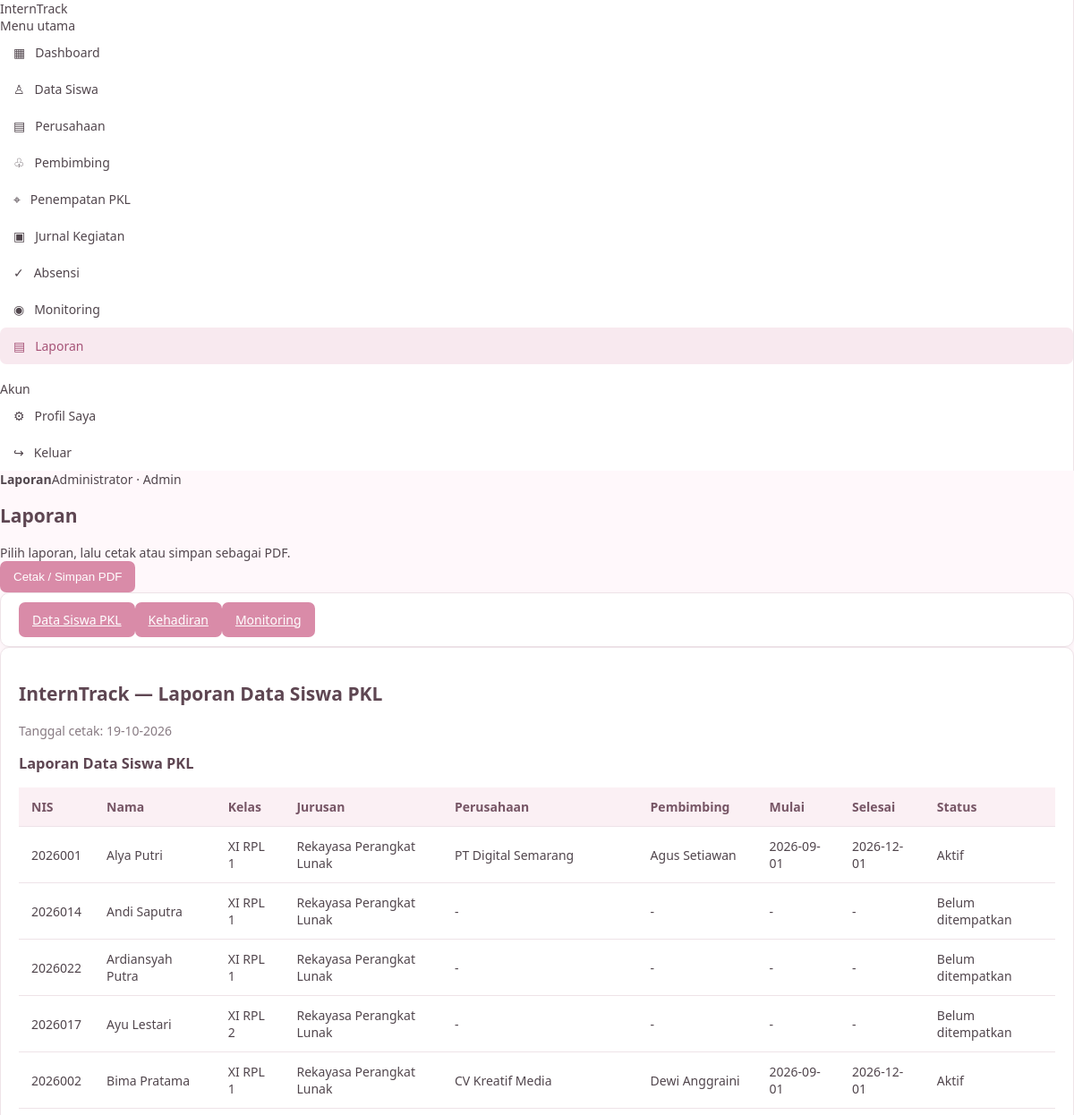
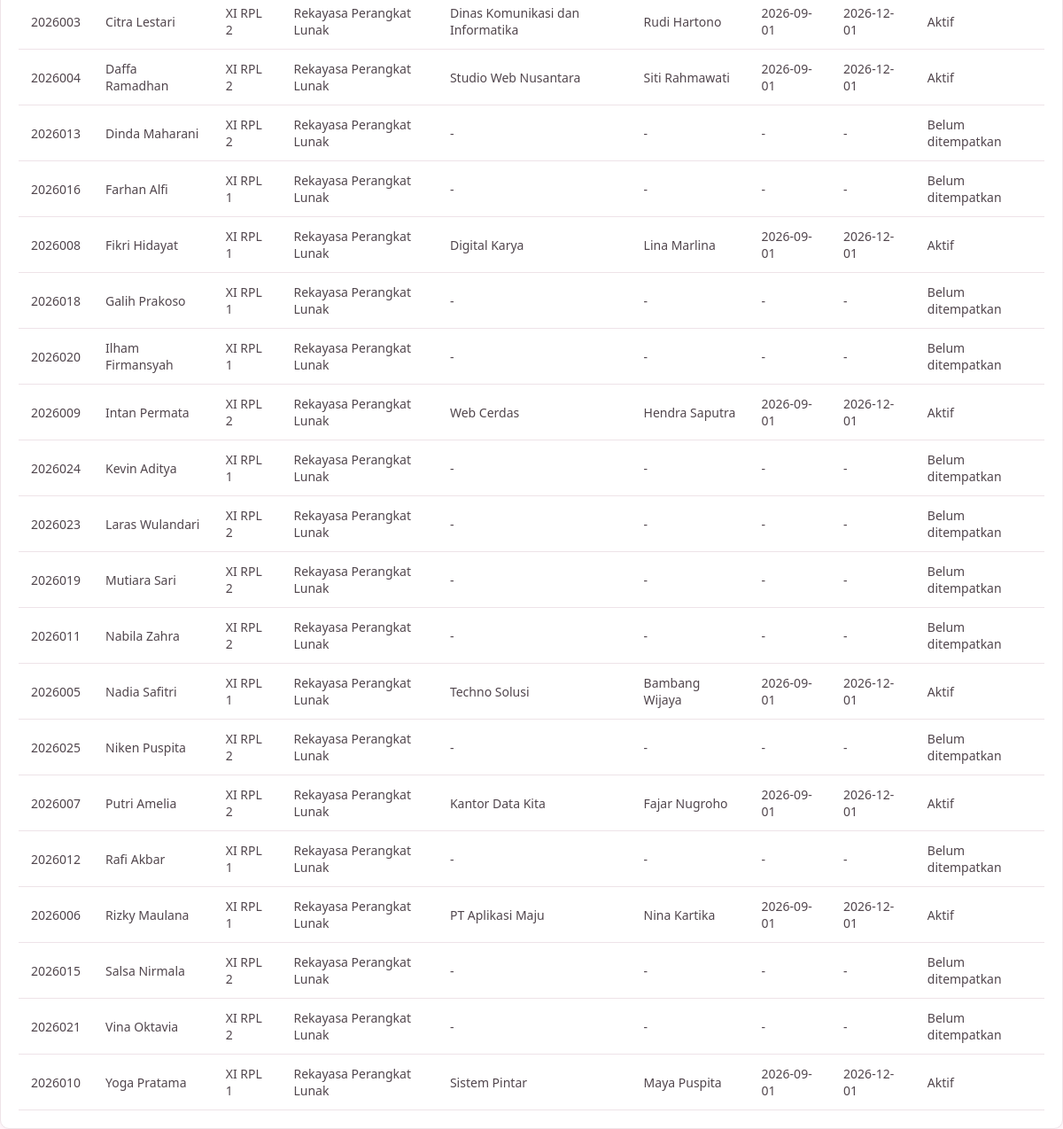
Screenshot of /laporan/index.php (signed in) with the database file from the repository (2 pictures, top to bottom).
### tables this page shows
CREATE TABLE penempatan (
 id INT AUTO_INCREMENT PRIMARY KEY,
 siswa_id INT NOT NULL,
 perusahaan_id INT NOT NULL,
 pembimbing_id INT NOT NULL,
 tanggal_mulai DATE NOT NULL,
 tanggal_selesai DATE NOT NULL,
 status ENUM('Belum Mulai','Aktif','Selesai') NOT NULL DEFAULT 'Belum Mulai',
 created_at TIMESTAMP DEFAULT CURRENT_TIMESTAMP,
 CONSTRAINT fk_penempatan_siswa FOREIGN KEY (siswa_id) REFERENCES siswa(id) ON DELETE CASCADE,
 CONSTRAINT fk_penempatan_perusahaan FOREIGN KEY (perusahaan_id) REFERENCES perusahaan(id) ON DELETE RESTRICT,
 CONSTRAINT fk_penempatan_pembimbing FOREIGN KEY (pembimbing_id) REFERENCES pembimbing(id) ON DELETE RESTRICT
);

CREATE TABLE siswa (
 id INT AUTO_INCREMENT PRIMARY KEY,
 nis VARCHAR(30) NOT NULL UNIQUE,
 nama VARCHAR(120) NOT NULL,
 kelas VARCHAR(30) DEFAULT '',
 jurusan VARCHAR(100) DEFAULT 'Rekayasa Perangkat Lunak',
 no_hp VARCHAR(25) DEFAULT '',
 created_at TIMESTAMP DEFAULT CURRENT_TIMESTAMP
);

CREATE TABLE perusahaan (
 id INT AUTO_INCREMENT PRIMARY KEY,
 nama VARCHAR(150) NOT NULL,
 alamat TEXT,
 bidang VARCHAR(100),
 kontak VARCHAR(60),
 created_at TIMESTAMP DEFAULT CURRENT_TIMESTAMP
);

CREATE TABLE pembimbing (
 id INT AUTO_INCREMENT PRIMARY KEY,
 nama VARCHAR(120) NOT NULL,
 nip VARCHAR(50),
 no_hp VARCHAR(25),
 email VARCHAR(120),
 created_at TIMESTAMP DEFAULT CURRENT_TIMESTAMP
);

### config/app.php (called while the page is built, shortened)
<?php
function e($value): string {
    return htmlspecialchars((string)($value ?? ''), ENT_QUOTES, 'UTF-8');
}

### laporan/index.php (the view, shortened to what this page needs)
<?php
require_once __DIR__.'/../config/app.php';require_once __DIR__.'/../config/koneksi.php';require_admin();$pageTitle='Laporan';
$type=$_GET['jenis']??'siswa';$valid=['siswa','absensi','monitoring'];if(!in_array($type,$valid,true))$type='siswa';
if($type==='siswa'){$title='Laporan Data Siswa PKL';$rows=$pdo->query("SELECT s.nis,s.nama,s.kelas,s.jurusan,pr.nama perusahaan,b.nama pembimbing,p.tanggal_mulai,p.tanggal_selesai,p.status FROM siswa s LEFT JOIN penempatan p ON p.siswa_id=s.id LEFT JOIN perusahaan pr ON pr.id=p.perusahaan_id LEFT JOIN pembimbing b ON b.id=p.pembimbing_id ORDER BY s.nama")->fetchAll();}
else{$title='Laporan Monitoring';$rows=$pdo->query("SELECT m.tanggal,s.nis,s.nama,m.catatan,m.nilai,m.rekomendasi FROM monitoring m JOIN siswa s ON s.id=m.siswa_id ORDER BY m.tanggal DESC")->fetchAll();}
include __DIR__.'/../partials/header.php';?>
<div class="page-head no-print"><div><h1>Laporan</h1><div class="muted">Pilih laporan, lalu cetak atau simpan sebagai PDF.</div></div><button class="btn" onclick="window.print()">Cetak / Simpan PDF</button></div>
<div class="card no-print"><div class="filters"><?php foreach(['siswa'=>'Data Siswa PKL','absensi'=>'Kehadiran','monitoring'=>'Monitoring'] as $k=>$v):?><a class="btn <?=$type===$k?'':'secondary'?>" href="?jenis=<?=$k?>"><?=e($v)?></a><?php endforeach;?></div></div>
<div class="card"><div class="report-title"><h2>InternTrack — <?=e($title)?></h2><p>Tanggal cetak: <?=date('d-m-Y')?></p></div><h3 class="no-print"><?=e($title)?></h3><div class="table-wrap"><table><thead><tr><?php if($type==='siswa'):?><th>NIS</th><th>Nama</th><th>Kelas</th><th>Jurusan</th><th>Perusahaan</th><th>Pembimbing</th><th>Mulai</th><th>Selesai</th><th>Status</th><?php elseif($type==='absensi'):?><th>NIS</th><th>Nama</th><th>Total Hari</th><th>Hadir</th><th>Izin</th><th>Sakit</th><th>Alpa</th><th>Persentase</th><th>Status</th><?php else:?><th>Tanggal</th><th>NIS</th><th>Nama</th><th>Catatan</th><th>Nilai</th><th>Rekomendasi</th><?php endif;?></tr></thead><tbody><?php foreach($rows as $r):?><tr><?php if($type==='siswa'):?><td><?=e($r['nis'])?></td><td><?=e($r['nama'])?></td><td><?=e($r['kelas'])?></td><td><?=e($r['jurusan'])?></td><td><?=e($r['perusahaan']??'-')?></td><td><?=e($r['pembimbing']??'-')?></td><td><?=e($r['tanggal_mulai']??'-')?></td><td><?=e($r['tanggal_selesai']??'-')?></td><td><?=e($r['status']??'Belum ditempatkan')?></td><?php elseif($type==='absensi'):?><td><?=e($r['nis'])?></td><td><?=e($r['nama'])?></td><td><?=e($r['total']??0)?></td><td><?=e($r['hadir']??0)?></td><td><?=e($r['izin']??0)?></td><td><?=e($r['sakit']??0)?></td><td><?=e($r['alpa']??0)?></td><td><?=e($r['persen'])?>%</td><td><?=e(status_pkl((float)$r['persen']))?></td><?php else:?><td><?=e($r['tanggal'])?></td><td><?=e($r['nis'])?></td><td><?=e($r['nama'])?></td><td><?=e($r['catatan'])?></td><td><?=e($r['nilai'])?></td><td><?=e($r['rekomendasi'])?></td><?php endif;?></tr><?php endforeach;?><?php if(!$rows):?><tr><td colspan="10" class="empty">Belum ada data untuk laporan ini.</td></tr><?php endif;?></tbody></table></div></div><?php include __DIR__.'/../partials/footer.php';?>

### assets/style.css (style rules this page uses)
:root { --pink: #d98ba8; --pink-soft: #f8e9ef; --pink-light: #fff8fb; --purple: #b7a5cc; --text: #51464d; --muted: #887b83; --border: #eee3e8; --white: #ffffff; }
body { margin: 0; font-family: "Segoe UI", Arial, sans-serif; background: var(--pink-light); color: var(--text); font-size: 14px; }
.card { background: var(--white); border: 1px solid var(--border); border-radius: 10px; padding: 20px; box-shadow: 0 2px 7px rgba(100, 60, 80, .04); transition: transform .2s ease; }
button, .btn { background: var(--pink); color: white; border: none; border-radius: 7px; padding: 10px 15px; cursor: pointer; transition: background .2s ease; }
table { width: 100%; border-collapse: collapse; background: white; }
th { background: #fbf0f4; color: #765565; font-weight: 600; text-align: left; }
th, td { padding: 12px 14px; border-bottom: 1px solid var(--border); }
h1, h2, h3 { color: #5e4652; font-weight: 600; }
p, .text-muted { color: var(--muted); }

### rows the page displays
penempatan: siswa.nis "2026001", siswa.nama "Alya Putri", siswa.kelas "XI RPL 1", siswa.jurusan "Rekayasa Perangkat Lunak", perusahaan.nama "PT Digital Semarang", pembimbing.nama "Agus Setiawan", tanggal_mulai "2026-09-01", tanggal_selesai "2026-12-01", status "Aktif"
siswa: nis "2026014", nama "Andi Saputra", kelas "XI RPL 1", jurusan "Rekayasa Perangkat Lunak", perusahaan "-", pembimbing "-", tanggal_mulai "-", tanggal_selesai "-", status "Belum ditempatkan"
siswa: nis "2026022", nama "Ardiansyah Putra", kelas "XI RPL 1", jurusan "Rekayasa Perangkat Lunak", perusahaan "-", pembimbing "-", tanggal_mulai "-", tanggal_selesai "-", status "Belum ditempatkan"
siswa: nis "2026017", nama "Ayu Lestari", kelas "XI RPL 2", jurusan "Rekayasa Perangkat Lunak", perusahaan "-", pembimbing "-", tanggal_mulai "-", tanggal_selesai "-", status "Belum ditempatkan"
penempatan: siswa.nis "2026002", siswa.nama "Bima Pratama", siswa.kelas "XI RPL 1", siswa.jurusan "Rekayasa Perangkat Lunak", perusahaan.nama "CV Kreatif Media", pembimbing.nama "Dewi Anggraini", tanggal_mulai "2026-09-01", tanggal_selesai "2026-12-01", status "Aktif"
penempatan: siswa.nis "2026003", siswa.nama "Citra Lestari", siswa.kelas "XI RPL 2", siswa.jurusan "Rekayasa Perangkat Lunak", perusahaan.nama "Dinas Komunikasi dan Informatika", pembimbing.nama "Rudi Hartono", tanggal_mulai "2026-09-01", tanggal_selesai "2026-12-01", status "Aktif"
penempatan: siswa.nis "2026004", siswa.nama "Daffa Ramadhan", siswa.kelas "XI RPL 2", siswa.jurusan "Rekayasa Perangkat Lunak", perusahaan.nama "Studio Web Nusantara", pembimbing.nama "Siti Rahmawati", tanggal_mulai "2026-09-01", tanggal_selesai "2026-12-01", status "Aktif"
siswa: nis "2026013", nama "Dinda Maharani", kelas "XI RPL 2", jurusan "Rekayasa Perangkat Lunak", perusahaan "-", pembimbing "-", tanggal_mulai "-", tanggal_selesai "-", status "Belum ditempatkan"
siswa: nis "2026016", nama "Farhan Alfi", kelas "XI RPL 1", jurusan "Rekayasa Perangkat Lunak", perusahaan "-", pembimbing "-", tanggal_mulai "-", tanggal_selesai "-", status "Belum ditempatkan"
penempatan: siswa.nis "2026008", siswa.nama "Fikri Hidayat", siswa.kelas "XI RPL 1", siswa.jurusan "Rekayasa Perangkat Lunak", perusahaan.nama "Digital Karya", pembimbing.nama "Lina Marlina", tanggal_mulai "2026-09-01", tanggal_selesai "2026-12-01", status "Aktif"
siswa: nis "2026018", nama "Galih Prakoso", kelas "XI RPL 1", jurusan "Rekayasa Perangkat Lunak", perusahaan "-", pembimbing "-", tanggal_mulai "-", tanggal_selesai "-", status "Belum ditempatkan"
siswa: nis "2026020", nama "Ilham Firmansyah", kelas "XI RPL 1", jurusan "Rekayasa Perangkat Lunak", perusahaan "-", pembimbing "-", tanggal_mulai "-", tanggal_selesai "-", status "Belum ditempatkan"
penempatan: siswa.nis "2026009", siswa.nama "Intan Permata", siswa.kelas "XI RPL 2", siswa.jurusan "Rekayasa Perangkat Lunak", perusahaan.nama "Web Cerdas", pembimbing.nama "Hendra Saputra", tanggal_mulai "2026-09-01", tanggal_selesai "2026-12-01", status "Aktif"
siswa: nis "2026024", nama "Kevin Aditya", kelas "XI RPL 1", jurusan "Rekayasa Perangkat Lunak", perusahaan "-", pembimbing "-", tanggal_mulai "-", tanggal_selesai "-", status "Belum ditempatkan"
siswa: nis "2026023", nama "Laras Wulandari", kelas "XI RPL 2", jurusan "Rekayasa Perangkat Lunak", perusahaan "-", pembimbing "-", tanggal_mulai "-", tanggal_selesai "-", status "Belum ditempatkan"
siswa: nis "2026019", nama "Mutiara Sari", kelas "XI RPL 2", jurusan "Rekayasa Perangkat Lunak", perusahaan "-", pembimbing "-", tanggal_mulai "-", tanggal_selesai "-", status "Belum ditempatkan"
siswa: nis "2026011", nama "Nabila Zahra", kelas "XI RPL 2", jurusan "Rekayasa Perangkat Lunak", perusahaan "-", pembimbing "-", tanggal_mulai "-", tanggal_selesai "-", status "Belum ditempatkan"
penempatan: siswa.nis "2026005", siswa.nama "Nadia Safitri", siswa.kelas "XI RPL 1", siswa.jurusan "Rekayasa Perangkat Lunak", perusahaan.nama "Techno Solusi", pembimbing.nama "Bambang Wijaya", tanggal_mulai "2026-09-01", tanggal_selesai "2026-12-01", status "Aktif"
siswa: nis "2026025", nama "Niken Puspita", kelas "XI RPL 2", jurusan "Rekayasa Perangkat Lunak", perusahaan "-", pembimbing "-", tanggal_mulai "-", tanggal_selesai "-", status "Belum ditempatkan"
penempatan: siswa.nis "2026007", siswa.nama "Putri Amelia", siswa.kelas "XI RPL 2", siswa.jurusan "Rekayasa Perangkat Lunak", perusahaan.nama "Kantor Data Kita", pembimbing.nama "Fajar Nugroho", tanggal_mulai "2026-09-01", tanggal_selesai "2026-12-01", status "Aktif"
siswa: nis "2026012", nama "Rafi Akbar", kelas "XI RPL 1", jurusan "Rekayasa Perangkat Lunak", perusahaan "-", pembimbing "-", tanggal_mulai "-", tanggal_selesai "-", status "Belum ditempatkan"
penempatan: siswa.nis "2026006", siswa.nama "Rizky Maulana", siswa.kelas "XI RPL 1", siswa.jurusan "Rekayasa Perangkat Lunak", perusahaan.nama "PT Aplikasi Maju", pembimbing.nama "Nina Kartika", tanggal_mulai "2026-09-01", tanggal_selesai "2026-12-01", status "Aktif"
siswa: nis "2026015", nama "Salsa Nirmala", kelas "XI RPL 2", jurusan "Rekayasa Perangkat Lunak", perusahaan "-", pembimbing "-", tanggal_mulai "-", tanggal_selesai "-", status "Belum ditempatkan"
siswa: nis "2026021", nama "Vina Oktavia", kelas "XI RPL 2", jurusan "Rekayasa Perangkat Lunak", perusahaan "-", pembimbing "-", tanggal_mulai "-", tanggal_selesai "-", status "Belum ditempatkan"
penempatan: siswa.nis "2026010", siswa.nama "Yoga Pratama", siswa.kelas "XI RPL 1", siswa.jurusan "Rekayasa Perangkat Lunak", perusahaan.nama "Sistem Pintar", pembimbing.nama "Maya Puspita", tanggal_mulai "2026-09-01", tanggal_selesai "2026-12-01", status "Aktif"

### other values shown
$item[2] "▦"
$item[0] "Dashboard"
$item[2] "♙"
$item[0] "Data Siswa"
$item[2] "▤"
$item[0] "Perusahaan"
$item[2] "♧"
$item[0] "Pembimbing"
$item[2] "⌖"
$item[0] "Penempatan PKL"
$item[2] "▣"
$item[0] "Jurnal Kegiatan"
$item[2] "✓"
$item[0] "Absensi"
$item[2] "◉"
